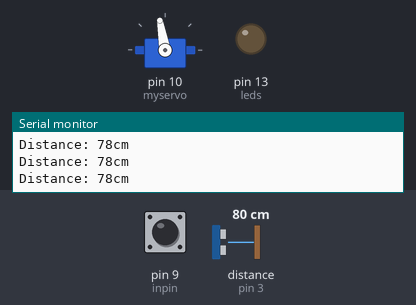
Simulated run of this sketch. Board: Arduino Uno, built with avr-gcc and run on an emulated ATmega328P. Parts: servo, output pins drawn as LEDs (lit = HIGH), the last lines printed to the serial monitor. Wiring (inferred from the names in the program): ultrasonic range finder: trigger pin 2; echo pin 3. Dashed ring = blinking. Inputs (shaded band) come from the test bench; at power-on: pin 9 (inpin) HIGH, distance to the obstacle (sensor on pin 3) 80 cm. The echo pulse lasts 58.3 µs per cm; pins used as bus, display or sensor lines are not drawn.

Above: at 1.2 s.
1.3 s: pin 9 (inpin) pulled LOW for 0.15 s
At 1.52 s:
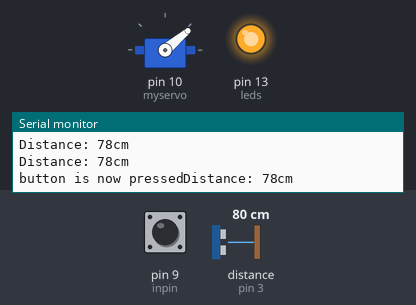
4.3 s: distance to the obstacle (sensor on pin 3) set to 9 cm
7.3 s: pin 9 (inpin) pulled LOW for 1 s
10.3 s: pin 9 (inpin) driven LOW
13.3 s: distance to the obstacle (sensor on pin 3) set to 19 cm
16.3 s: distance to the obstacle (sensor on pin 3) set to 23 cm
At 16.89 s:
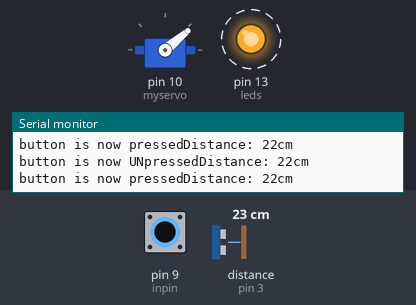
Timing chart, 0 to 20.3 s (numbered marks = the images above; inputs shaded):
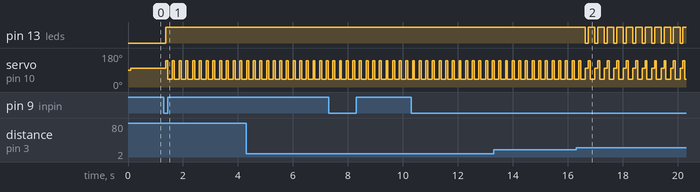

Measured:
- after the input at 1.3 s, pin 13 (leds): LOW → HIGH after 0.07 s; servo on pin 10 (myservo): alternates 140° for 0.07 s and 40° for 0.18 s, starting after 0.07 s
- after the input at 16.3 s, pin 13 (leds): alternates HIGH for 0.24 s and LOW for 0.10 s, starting after 0.34 s

The sketch:

examSnake.ino
```cpp
int leds = 13; // attached pin to led
int echoPin = 3; // attached pin to dist sensor
int trigPin = 2;
int inpin = 9; // attached pin for our button
int button = 0; // button clicked or not
int buttonActive = 0;  // variable for if button is active
int distTrigger = 0; // variable for if the distance sensor is trigged
#include <Servo.h> // including the servo library
Servo myservo;  // create servo object to control a servo
int pos = 0;    // variable to store the servo position

long duration; // variable for distance to element with sensor
int distance; // variable for distance to element with sensor


/*
Current bugs;
knappen er svær at klikke
Man kan ikke afbryde et aktivt warning


Mulige løsninger;
lav boolean på warning? Så kan man skrive noget med at hvad end den gør, gør det omvendte?
https://docs.arduino.cc/language-reference/en/variables/data-types/bool/
*/

void setup() {
  pinMode(trigPin, OUTPUT);
  pinMode(echoPin, INPUT);
  pinMode(leds, OUTPUT);
  pinMode(inpin, INPUT_PULLUP);
  digitalWrite(trigPin, LOW);
  Serial.begin(9600);
  myservo.attach(10);
}

void loop() {
  digitalWrite(trigPin, HIGH);
  delayMicroseconds(10);
  digitalWrite(trigPin, LOW);

  duration = pulseIn(echoPin, HIGH); //reads input from sensor
  distance = duration * 0.034 / 2; // calculation for distance

  Serial.print("Distance: "); // serial prints our distance with sensor
  Serial.print(distance);
  Serial.println("cm");
  delay(100);

  button = digitalRead(inpin); // reads if button is pressed or not

  if ((buttonActive == 1) && (button == LOW)) {         // If the button has been activated prev. and is pressed now, do
    buttonActive = 0;                                   // put the button as not active
    Serial.print("button is now UNpressed");            //debugging
  } else if ((buttonActive == 0) && (button == LOW)) {  //if the button has not been activated prev, and is pressed now, do
    buttonActive = 1;                                   // puts the button as active
    Serial.print("button is now pressed");              //debugging
  }
  if ((distance < 20) || (buttonActive == 1)) {  //if distance is less than 20 or button is active
    warning();                                   // our warning signs

  } else if ((distance < 20) && (buttonActive == 0)) {  // if the distance is less than 20 and button is not active
    noWarning();                                        // stop warning signs

  } else if ((distance < 20) && (distTrigger == 1) && (buttonActive == 1)){ // dont know if its button == low or buttonActive == 1
  noWarning(); // attempting checking if the dist is triggered, and if triggered able to untrigger
  distTrigger = 0;
  } else{ // if none of the above, no warning
    noWarning();
  }

}

  /*else if (distance < 20) {  //if distance is less than 20
    warning();                 // start warning
    buttonActive = 1;          //put button to active?

  } else if (buttonActive == 0) {  // if button isnt active
    noWarning();                   // no warning?


  } else {
    noWarning();
  }
  */


int warning() {              // our warning
  distTrigger = 1;        // sets distance trigger to on
  digitalWrite(leds, HIGH);  // turns on all leds
  tailRattle();              // calls tail rattling function

}

int noWarning() {           // our turn off from warning
  distTrigger = 0;      // distance trigger to off
  digitalWrite(leds, LOW);  //turns leds off
  pos = 100;                // sets servo pos
  myservo.write(pos);       // sets servo to pos
}

int tailRattle() {  // its rattling back and forwards
  pos = 140;
  myservo.write(pos);
  delay(70);
  pos = 40;
  myservo.write(pos);
  delay(70);
}


/*
If (distance < 20…){
distTrigger = true;
Digitalwrite(leds, HIGH);
} else if (distance < 20 && distTrigger == true && button == low ){ if distance < 20 and distrigger on, and button is active
Digitalwrite (leds, LOW)
distTrigger = false;
}


*/
```
